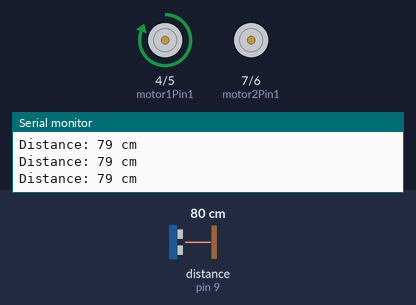
A sketch run on a simulated Arduino Uno, built with avr-gcc and run on an emulated ATmega328P. Shown: motor-driver pin pairs drawn as motors (green arrow = first pin HIGH = forward, orange = second pin HIGH = backward, longer = more drive), the last lines printed to the serial monitor. Wiring (inferred from the names in the program): ultrasonic range finder: trigger pin 8; echo pin 9. The inputs (shaded band) are chosen by the test bench; at power-on: distance to the obstacle (sensor on pin 9) 80 cm. The echo pulse lasts 58.3 µs per cm.

Above: at 1.2 s.
1.3 s: distance to the obstacle (sensor on pin 9) set to 36 cm
At 2.2 s:
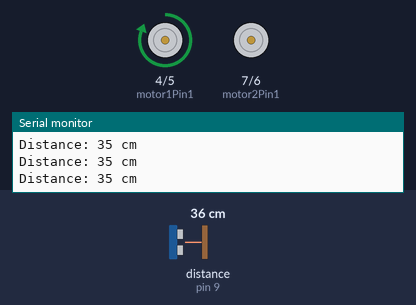
2.9 s: distance to the obstacle (sensor on pin 9) set to 30 cm
At 3.6 s:
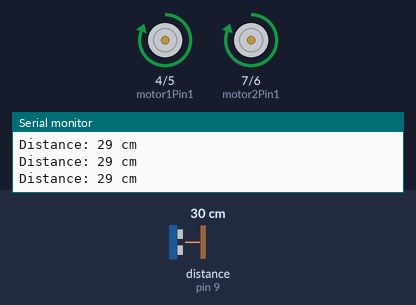
5.9 s: distance to the obstacle (sensor on pin 9) set to 35 cm
At 6.4 s:
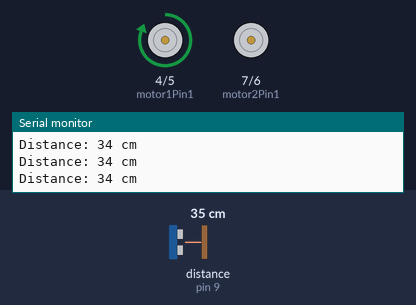
7.4 s: distance to the obstacle (sensor on pin 9) set to 2 cm
At 7.7 s:
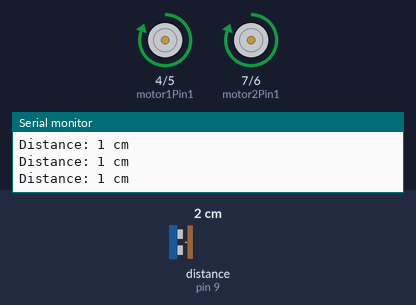
Timing chart, 0 to 9.9 s (numbered marks = the images above; inputs shaded):
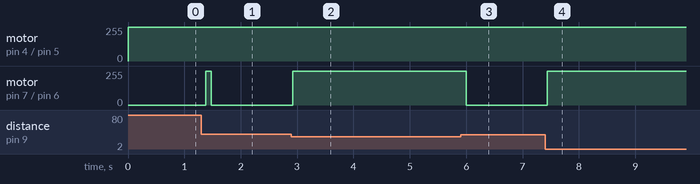

The sketch:

sketch_dec31a_test1.ino
```cpp
// Pin configuration
const int trigPin = 8;
const int echoPin = 9;

const int motor1Pin1 = 4; // Motor 1 - IN1
const int motor1Pin2 = 5; // Motor 1 - IN2
const int motor2Pin1 = 7; // Motor 2 - IN3
const int motor2Pin2 = 6; // Motor 2 - IN4

// PID constants
float Kp = 6.0;  // Proportional gain
float Ki = 0.0001;  // Integral gain
float Kd = 1.0;  // Derivative gain

// Desired wall distance in cm
const int targetDistance = 10;

// PID variables
float error = 0, previousError = 0, integral = 0, derivative = 0;
int motorSpeed = 255;  // Default motor speed (maximum)

void setup() {
  // Initialize serial communication
  Serial.begin(9600);

  // Initialize motor control pins
  pinMode(motor1Pin1, OUTPUT);
  pinMode(motor1Pin2, OUTPUT);
  pinMode(motor2Pin1, OUTPUT);
  pinMode(motor2Pin2, OUTPUT);

  // Initialize ultrasonic sensor pins
  pinMode(trigPin, OUTPUT);
  pinMode(echoPin, INPUT);
}

void loop() {
  long duration, distance;

  // Trigger the ultrasonic sensor
  digitalWrite(trigPin, LOW);
  delayMicroseconds(2);
  digitalWrite(trigPin, HIGH);
  delayMicroseconds(10);
  digitalWrite(trigPin, LOW);

  // Measure the duration of the echo pulse
  duration = pulseIn(echoPin, HIGH);

  // Calculate the distance from the sensor to the object
  distance = (duration / 2) * 0.0344;

  // Debugging: Print the distance value
  Serial.print("Distance: ");
  Serial.print(distance);
  Serial.println(" cm");

  // Calculate the PID error
  error = targetDistance - distance;
  integral += error;
  derivative = error - previousError;

  // Compute the PID output
  int pidOutput = (Kp * error) + (Ki * integral) + (Kd * derivative);

  // Apply the PID output to adjust motor speeds
  adjustMotors(pidOutput);

  // Store the current error as the previous error for next iteration
  previousError = error;

  delay(100); // Small delay for stability
}

// Function to adjust motor speeds based on PID output
void adjustMotors(int pidOutput) {
  int leftMotorSpeed = motorSpeed;
  int rightMotorSpeed = motorSpeed;

  // If PID output is positive, the robot needs to turn left
  if (pidOutput > 0) {
    leftMotorSpeed = motorSpeed - pidOutput;  // Slow down left motor
    rightMotorSpeed = motorSpeed;  // Keep right motor speed
  }
  // If PID output is negative, the robot needs to turn right
  else if (pidOutput < 0) {
    leftMotorSpeed = motorSpeed;  // Keep left motor speed
    rightMotorSpeed = motorSpeed + pidOutput;  // Slow down right motor
  }

  // Constrain motor speeds to valid range (0-255)
  leftMotorSpeed = constrain(leftMotorSpeed, 0, 255);
  rightMotorSpeed = constrain(rightMotorSpeed, 0, 255);

  // Set motor speeds
  setMotorSpeed(leftMotorSpeed, rightMotorSpeed);
}

// Function to control the motor direction and speed
void setMotorSpeed(int leftSpeed, int rightSpeed) {
  if (leftSpeed > 0) {
    analogWrite(motor1Pin1, leftSpeed);
    analogWrite(motor1Pin2, 0);
  } else {
    analogWrite(motor1Pin1, 0);
    analogWrite(motor1Pin2, -leftSpeed);
  }

  if (rightSpeed > 0) {
    analogWrite(motor2Pin1, rightSpeed);
    analogWrite(motor2Pin2, 0);
  } else {
    analogWrite(motor2Pin1, 0);
    analogWrite(motor2Pin2, -rightSpeed);
  }
}
```

Measured:
- the behaviour switches between 33 and 32 cm on distance to the obstacle (sensor on pin 9) (found by bisection; images 1 and 2)
- after the input at 1.3 s, motor on pin 7 (motor2Pin1) / pin 6 (motor2Pin2): stopped → forward 255/255 after 0.08 s, → stopped 0.10 s later
- after the input at 2.9 s, motor on pin 7 (motor2Pin1) / pin 6 (motor2Pin2): stopped → forward 255/255 at once
- after the input at 5.9 s, motor on pin 7 (motor2Pin1) / pin 6 (motor2Pin2): forward 255/255 → stopped after 0.10 s
- after the input at 7.4 s, motor on pin 7 (motor2Pin1) / pin 6 (motor2Pin2): stopped → forward 255/255 at once
